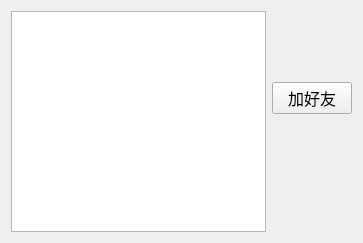
<?xml version="1.0" encoding="UTF-8"?>
<ui version="4.0">
 <class>Online</class>
 <widget class="QWidget" name="Online">
  <property name="geometry">
   <rect>
    <x>0</x>
    <y>0</y>
    <width>363</width>
    <height>243</height>
   </rect>
  </property>
  <property name="windowTitle">
   <string>Form</string>
  </property>
  <layout class="QVBoxLayout" name="verticalLayout_2">
   <item>
    <layout class="QHBoxLayout" name="horizontalLayout">
     <item>
      <widget class="QListWidget" name="online_lw"/>
     </item>
     <item>
      <layout class="QVBoxLayout" name="verticalLayout">
       <item>
        <spacer name="verticalSpacer_2">
         <property name="orientation">
          <enum>Qt::Vertical</enum>
         </property>
         <property name="sizeHint" stdset="0">
          <size>
           <width>20</width>
           <height>59</height>
          </size>
         </property>
        </spacer>
       </item>
       <item>
        <widget class="QPushButton" name="addFrined_pd">
         <property name="font">
          <font>
           <family>AniMe Matrix - MB_EN</family>
           <pointsize>12</pointsize>
          </font>
         </property>
         <property name="text">
          <string>加好友</string>
         </property>
        </widget>
       </item>
       <item>
        <spacer name="verticalSpacer">
         <property name="orientation">
          <enum>Qt::Vertical</enum>
         </property>
         <property name="sizeHint" stdset="0">
          <size>
           <width>20</width>
           <height>118</height>
          </size>
         </property>
        </spacer>
       </item>
      </layout>
     </item>
    </layout>
   </item>
  </layout>
 </widget>
 <resources/>
 <connections/>
</ui>
